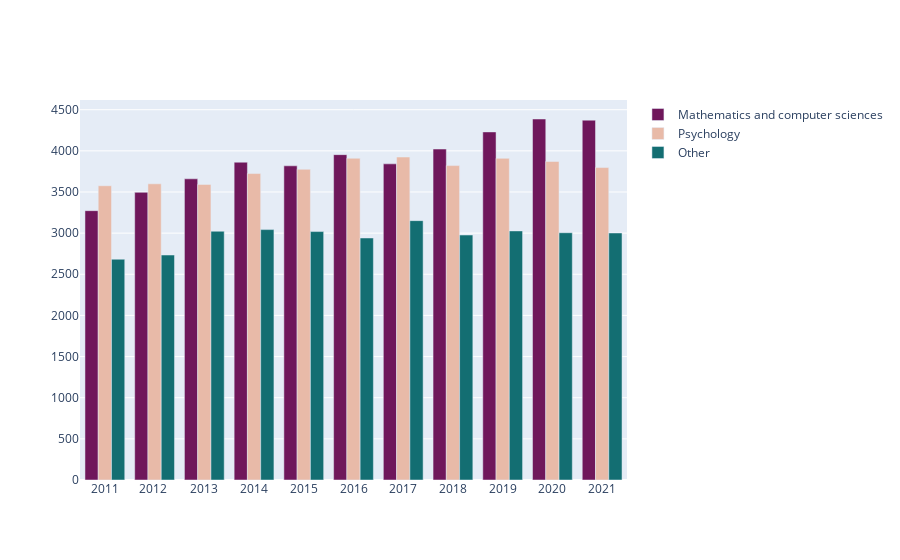

Here is the notebook cell this chart was saved with:
### Code cell
x='Mathematics and computer sciences'
y='Psychology'
z='Other'


branches = ['2011', '2012 ', '2013', '2014','2015','2016','2017','2018','2019','2020','2021']
firstbar = study[x]  #MUST BE DYNAMIC, USED THE Number
secondbar = study[y]  #MUST BE DYNAMIC
thirdbar = study[z]   # MUST be DYNAMIC
print(firstbar)
#TRACES must be processed as a list so it deals with all elements in the list rather than give a number
trace1 = go.Bar(
    x = branches,

    y = firstbar,

    name = str(x), marker_color='#6f175b' ## MUST be DYNAMIC, but dependent on the input in a slightly different way perhaps? (comes from column header..?)

)
trace2 = go.Bar(
    x = branches,

    y = secondbar,

    name = str(y),marker_color='#e8baa8'

)
trace3 = go.Bar(
    x = branches,

    y = thirdbar,

    name = str(z), marker_color='#136e72'

)
data = [trace1, trace2, trace3]
layout = go.Layout(barmode = 'group')
fig = go.Figure(data = data, layout = layout)
fig.show()

### Figure 1 — Plotly figure (JSON) as saved in the notebook; plotly's stock layout.template omitted (floating-point values rounded to 4 significant figures)
{"data": [{"marker": {"color": "#6f175b"}, "name": "Mathematics and computer sciences", "type": "bar", "x": ["2011", "2012 ", "2013", "2014", "2015", "2016", "2017", "2018", "2019", "2020", "2021"], "y": [3273, 3496, 3660, 3862, 3818, 3954, 3842, 4022, 4230, 4387, 4373, 33.6]}, {"marker": {"color": "#e8baa8"}, "name": "Psychology", "type": "bar", "x": ["2011", "2012 ", "2013", "2014", "2015", "2016", "2017", "2018", "2019", "2020", "2021"], "y": [3576, 3599, 3592, 3724, 3776, 3910, 3925, 3821, 3909, 3871, 3797, 6.2]}, {"marker": {"color": "#136e72"}, "name": "Other", "type": "bar", "x": ["2011", "2012 ", "2013", "2014", "2015", "2016", "2017", "2018", "2019", "2020", "2021"], "y": [2683, 2734, 3023, 3043, 3019, 2941, 3152, 2977, 3027, 3005, 3002, 11.9]}], "layout": {"autosize": true, "barmode": "group", "xaxis": {"autorange": true, "range": [-0.5, 10.5], "type": "category"}, "yaxis": {"autorange": true, "range": [0, 4618.0], "type": "linear"}}}
